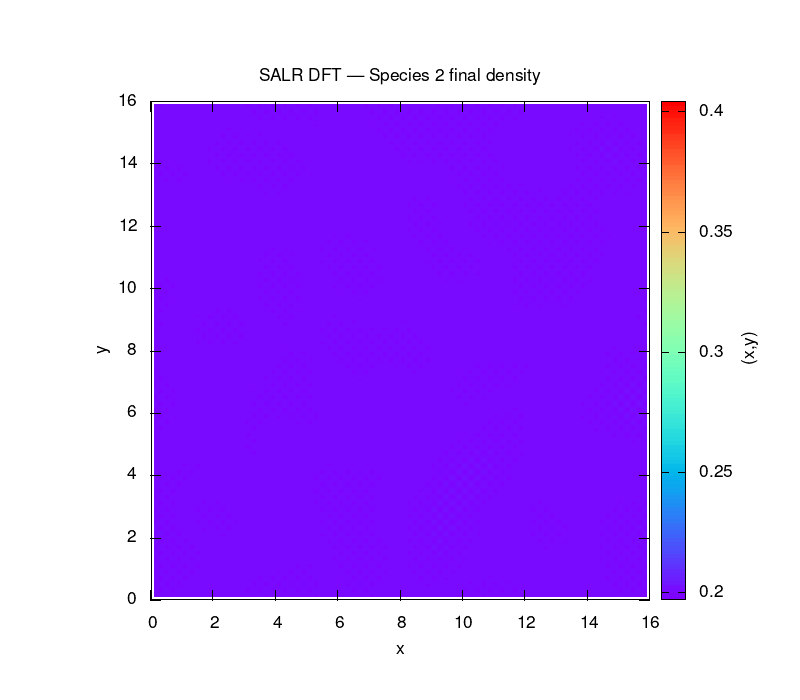

Recreate this plot in gnuplot.
set terminal png size 800,700 enhanced font 'Helvetica,13'
set output 'output/density_species2_final.png'

set title 'SALR DFT — Species 2 final density'
set xlabel 'x'
set ylabel 'y'
set cblabel 'ρ(x,y)'

set palette rgbformulae 33,13,10    # viridis-like: dark-blue -> yellow
set cbrange [0.197078:0.404044]

set pm3d map interpolate 0,0
set size ratio -1

splot 'output/density_species2_final.dat' using 1:2:3 with pm3d notitle
